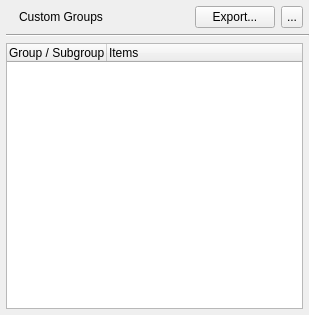
<?xml version="1.0" encoding="UTF-8"?>
<ui version="4.0">
 <class>panel_metadata_groups_content</class>
 <widget class="QWidget" name="panel_metadata_groups_content">
  <property name="geometry">
   <rect>
    <x>0</x>
    <y>0</y>
    <width>309</width>
    <height>315</height>
   </rect>
  </property>
  <property name="surfaceRole" stdset="0">
   <string>panel</string>
  </property>
  <layout class="QVBoxLayout" name="layout_metadata_groups">
   <property name="spacing">
    <number>0</number>
   </property>
   <property name="leftMargin">
    <number>6</number>
   </property>
   <property name="topMargin">
    <number>6</number>
   </property>
   <property name="rightMargin">
    <number>0</number>
   </property>
   <property name="bottomMargin">
    <number>6</number>
   </property>
   <item>
    <layout class="QHBoxLayout" name="layout_header">
     <property name="spacing">
      <number>6</number>
     </property>
     <property name="rightMargin">
      <number>6</number>
     </property>
     <property name="bottomMargin">
      <number>6</number>
     </property>
     <item>
      <widget class="QLabel" name="label_media_sources_icon">
       <property name="sizePolicy">
        <sizepolicy hsizetype="Fixed" vsizetype="Preferred">
         <horstretch>0</horstretch>
         <verstretch>0</verstretch>
        </sizepolicy>
       </property>
       <property name="text">
        <string/>
       </property>
       <property name="pixmap">
        <pixmap>../../shared/icons/material/groups.svg</pixmap>
       </property>
       <property name="iconName" stdset="0">
        <string>groups</string>
       </property>
       <property name="iconSize" stdset="0">
        <number>20</number>
       </property>
      </widget>
     </item>
     <item>
      <widget class="QLabel" name="label_media_sources_title">
       <property name="text">
        <string>Custom Groups</string>
       </property>
       <property name="scaledContents">
        <bool>true</bool>
       </property>
       <property name="margin">
        <number>0</number>
       </property>
       <property name="indent">
        <number>0</number>
       </property>
      </widget>
     </item>
     <item>
      <spacer name="horizontalSpacer">
       <property name="orientation">
        <enum>Qt::Orientation::Horizontal</enum>
       </property>
       <property name="sizeHint" stdset="0">
        <size>
         <width>40</width>
         <height>20</height>
        </size>
       </property>
      </spacer>
     </item>
     <item>
      <widget class="QPushButton" name="button_export_groups">
       <property name="text">
        <string>Export...</string>
       </property>
      </widget>
     </item>
     <item>
      <widget class="QToolButton" name="button_media_sources_options">
       <property name="toolTip">
        <string>Dataset and group options</string>
       </property>
       <property name="minimumSize">
        <size>
         <width>22</width>
         <height>22</height>
        </size>
       </property>
       <property name="maximumSize">
        <size>
         <width>22</width>
         <height>22</height>
        </size>
       </property>
       <property name="visible">
        <bool>false</bool>
       </property>
       <property name="text">
        <string>...</string>
       </property>
      </widget>
     </item>
    </layout>
   </item>
   <item>
    <widget class="Line" name="line">
     <property name="orientation">
      <enum>Qt::Orientation::Horizontal</enum>
     </property>
     <property name="separatorRole" stdset="0">
      <string>inset</string>
     </property>
    </widget>
   </item>
   <item>
    <widget class="QWidget" name="groups_body" native="true">
     <property name="minimumSize">
      <size>
       <width>0</width>
       <height>99</height>
      </size>
     </property>
     <layout class="QVBoxLayout" name="verticalLayout">
      <property name="spacing">
       <number>0</number>
      </property>
      <property name="leftMargin">
       <number>0</number>
      </property>
      <property name="topMargin">
       <number>6</number>
      </property>
      <property name="rightMargin">
       <number>6</number>
      </property>
      <property name="bottomMargin">
       <number>0</number>
      </property>
      <item>
       <widget class="QTreeWidget" name="tree_metadata_groups">
        <property name="alternatingRowColors">
         <bool>true</bool>
        </property>
        <property name="rootIsDecorated">
         <bool>true</bool>
        </property>
        <property name="uniformRowHeights">
         <bool>true</bool>
        </property>
        <property name="itemsExpandable">
         <bool>true</bool>
        </property>
        <property name="columnCount">
         <number>2</number>
        </property>
        <column>
         <property name="text">
          <string>Group / Subgroup</string>
         </property>
        </column>
        <column>
         <property name="text">
          <string>Items</string>
         </property>
        </column>
       </widget>
      </item>
     </layout>
    </widget>
   </item>
  </layout>
 </widget>
 <resources/>
 <connections/>
</ui>
